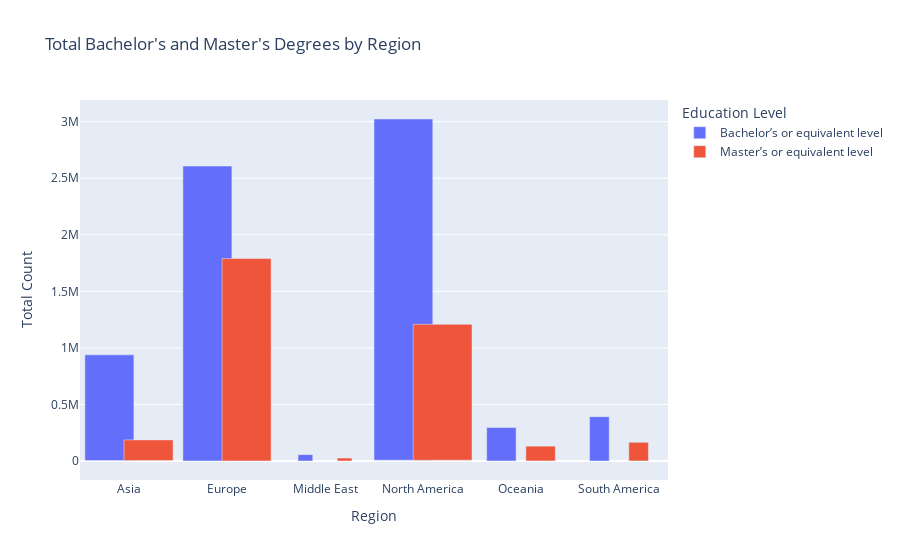

The notebook cell saved with this chart:
### Code cell
import pandas as pd
import plotly.express as px

melted_test = test.melt(id_vars=['Region', 'gdp'], value_vars=['Bachelor’s or equivalent level', 'Master’s or equivalent level'], 
                        var_name='Education Level', value_name='Total Count')

fig = px.bar(melted_test, x='Region', y='Total Count', color='Education Level',
             title='Total Bachelor\'s and Master\'s Degrees by Region',
             hover_data={'Region': True, 'Total Count': True, 'gdp': True},
             labels={'Total Count': 'Total Count', 'Education Level': 'Education Level'},
             barmode='group',
             base='gdp')

fig.update_traces(customdata=melted_test[['Education Level', 'gdp']], 
                  width=[0.5, 0.5, 0.15, 0.6, 0.3, 0.2],
                  hovertemplate='<br>'.join([
                      'Region: %{x}',
                      'Education Level: %{customdata[0]}',
                      'Total Count: %{y}',
                      'Average GDP: $%{customdata[1]:,.2f}'
                  ]))

fig.show()

### Figure 1 — Plotly figure (JSON) as saved in the notebook; plotly's stock layout.template omitted (floating-point values rounded to 4 significant figures)
{"data": [{"alignmentgroup": "True", "base": [4057.0, 1032.0, 433.3, 7132.0, 946.6, 737.1], "customdata": [["Bachelor’s or equivalent level", 4057.0], ["Bachelor’s or equivalent level", 1032.0], ["Bachelor’s or equivalent level", 433.3], ["Bachelor’s or equivalent level", 7132.0], ["Bachelor’s or equivalent level", 946.6], ["Bachelor’s or equivalent level", 737.1], ["Master’s or equivalent level", 4057.0], ["Master’s or equivalent level", 1032.0], ["Master’s or equivalent level", 433.3], ["Master’s or equivalent level", 7132.0], ["Master’s or equivalent level", 946.6], ["Master’s or equivalent level", 737.1]], "hovertemplate": "Region: %{x}<br>Education Level: %{customdata[0]}<br>Total Count: %{y}<br>Average GDP: $%{customdata[1]:,.2f}", "legendgroup": "Bachelor’s or equivalent level", "marker": {"color": "#636efa", "pattern": {"shape": ""}}, "name": "Bachelor’s or equivalent level", "offsetgroup": "Bachelor’s or equivalent level", "orientation": "v", "showlegend": true, "textposition": "auto", "type": "bar", "width": [0.5, 0.5, 0.15, 0.6, 0.3, 0.2], "x": ["Asia", "Europe", "Middle East", "North America", "Oceania", "South America"], "xaxis": "x", "y": [934553, 2606633, 56215, 3016078, 295396, 391458], "yaxis": "y"}, {"alignmentgroup": "True", "base": [4057.0, 1032.0, 433.3, 7132.0, 946.6, 737.1], "customdata": [["Bachelor’s or equivalent level", 4057.0], ["Bachelor’s or equivalent level", 1032.0], ["Bachelor’s or equivalent level", 433.3], ["Bachelor’s or equivalent level", 7132.0], ["Bachelor’s or equivalent level", 946.6], ["Bachelor’s or equivalent level", 737.1], ["Master’s or equivalent level", 4057.0], ["Master’s or equivalent level", 1032.0], ["Master’s or equivalent level", 433.3], ["Master’s or equivalent level", 7132.0], ["Master’s or equivalent level", 946.6], ["Master’s or equivalent level", 737.1]], "hovertemplate": "Region: %{x}<br>Education Level: %{customdata[0]}<br>Total Count: %{y}<br>Average GDP: $%{customdata[1]:,.2f}", "legendgroup": "Master’s or equivalent level", "marker": {"color": "#EF553B", "pattern": {"shape": ""}}, "name": "Master’s or equivalent level", "offsetgroup": "Master’s or equivalent level", "orientation": "v", "showlegend": true, "textposition": "auto", "type": "bar", "width": [0.5, 0.5, 0.15, 0.6, 0.3, 0.2], "x": ["Asia", "Europe", "Middle East", "North America", "Oceania", "South America"], "xaxis": "x", "y": [182973, 1788761, 26289, 1201438, 130690, 165271], "yaxis": "y"}], "layout": {"barmode": "group", "legend": {"title": {"text": "Education Level"}, "tracegroupgap": 0}, "title": {"text": "Total Bachelor's and Master's Degrees by Region"}, "xaxis": {"anchor": "y", "domain": [0, 1], "title": {"text": "Region"}}, "yaxis": {"anchor": "x", "domain": [0, 1], "title": {"text": "Total Count"}}}}
